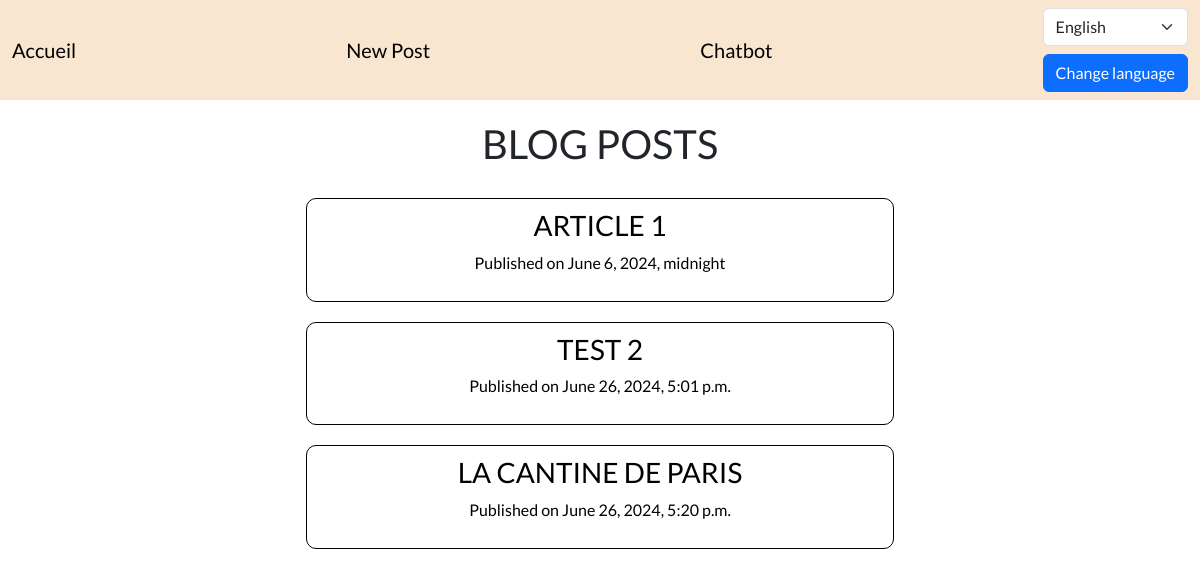
The page /en/ on the database its author committed.
### main/models.py (models this page shows, shortened)
class BlogPost(models.Model):
    title = models.CharField(max_length=200)
    content = models.TextField()
    publication_date = models.DateTimeField(default=timezone.now)

### main/views.py (the view)
# urls.py: path('', views.blog_post_list, name='blog_post_list'),
def blog_post_list(request):
    posts = BlogPost.objects.all()
    return render(request, 'blog_post_list.html', {'posts': posts})

### main/templates/blog_post_list.html (shortened to what this page needs)
<!DOCTYPE html>
<html>
<head>
    {% load static %}
    {% load i18n %}
    <link href="{% static 'css/blog_post_list.css' %}" rel="stylesheet">
    <link href="https://cdn.jsdelivr.net/npm/bootstrap@5.3.3/dist/css/bootstrap.min.css" rel="stylesheet"
>
</head>
<body id="body">
    <nav id="navbar" class="navbar navbar-expand-lg">
        <div class="container-fluid">
            <a class="navbar-brand" href="/">Accueil</a>
            <a class="navbar-brand" href="{% url 'blog_post_new' %}">{% trans "New Post" %}</a>
            <a class="navbar-brand" href="/chatbot">Chatbot</a>
            <form action="{% url 'set_language' %}" method="post">
                <select name="language" class="form-select">
                    {% get_current_language as LANGUAGE_CODE %}
                    {% get_available_languages as LANGUAGES %}
                    {% for lang in LANGUAGES %}
                        {% if lang.0 == LANGUAGE_CODE %}
                            <option value="{{ lang.0 }}" selected>{{ lang.1 }}</option>
                        {% else %}
                            <option value="{{ lang.0 }}">{{ lang.1 }}</option>
                        {% endif %}
                    {% endfor %}
                </select>
                <input type="submit" value="{% trans 'Change language' %}" class="btn btn-primary mt-2">
            </form>
        </div>
    </nav>
    <div class="container-fluid">
        <h1 class="text-center text-uppercase" id="title">Blog Posts</h1>
        <div>
            {% for post in posts %}
            <a href="{% url 'blog_post_detail' post.pk %}">
                <div class="div-list-article highlight-div">
                    <h3 class="text-center text-uppercase">{{ post.title }}</h3>
                    <p>{% trans "Published on" %} {{post.publication_date}}</p>
                </div>
            </a>
            {% endfor %}
        </div>
    </div>
</body>
</html>

### main/static/css/blog_post_list.css (style rules this page uses)
#body { background-image: url('https://wallpaper.forfun.com/fetch/e8/e859248bc2d5ef708980128be1d95647.jpeg'); background-size: cover; background-repeat: no-repeat; background-position: center; text-align: -webkit-center; }
* { font-family: "Lato", sans-serif; }
.div-list-article { color: black; border: 1px solid; border-radius: 10px; display: inline-block; background: white; padding: 10px; margin: 10px auto 10px auto; width: 50%; }
#title { margin: 20px 0px 20px 0px; }
.highlight-div { transition: background-color 0.3s ease; }
#navbar { background: rgba(232, 155, 71, 0.25); }

### rows shown on the page
BlogPost: title "ARTICLE 1", publication_date "June 6, 2024, midnight"
BlogPost: title "TEST 2", publication_date "June 26, 2024, 5:01 p.m."
BlogPost: title "LA CANTINE DE PARIS", publication_date "June 26, 2024, 5:20 p.m."

### other values the page prints
form field language "English"
